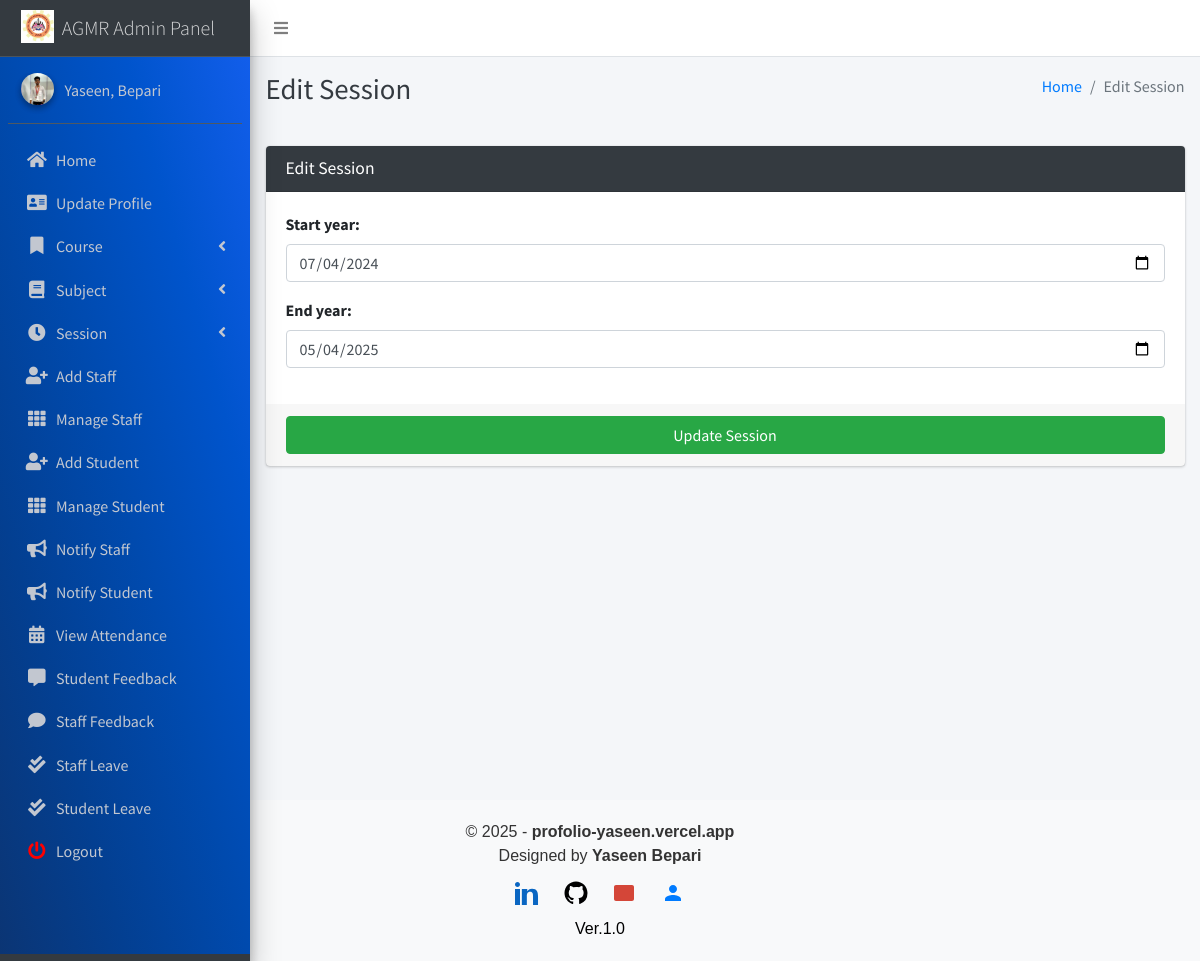
Screenshot of /session/edit/1 (signed in) with the database file from the repository.
### main_app/models.py (models this page shows, shortened)
class CustomUser(AbstractUser):
    USER_TYPE = ((1, "HOD"), (2, "Staff"), (3, "Student"))
    GENDER = [("M", "Male"), ("F", "Female")]
    username = None  # Removed username, using email instead
    email = models.EmailField(unique=True)
    user_type = models.CharField(default=1, choices=USER_TYPE, max_length=1)
    gender = models.CharField(max_length=1, choices=GENDER)
    profile_pic = models.ImageField()
    address = models.TextField()
    fcm_token = models.TextField(default="")  # For firebase notifications
    created_at = models.DateTimeField(auto_now_add=True)
    updated_at = models.DateTimeField(auto_now=True)
    USERNAME_FIELD = "email"
    REQUIRED_FIELDS = []
    objects = CustomUserManager()
    def __str__(self):
        return self.last_name + ", " + self.first_name

class Session(models.Model):
    start_year = models.DateField()
    end_year = models.DateField()

### main_app/hod_views.py (the view)
def edit_session(request, session_id):
    instance = get_object_or_404(Session, id=session_id)
    form = SessionForm(request.POST or None, instance=instance)
    context = {'form': form, 'session_id': session_id,
               'page_title': 'Edit Session'}
    if request.method == 'POST':
        if form.is_valid():
            try:
                form.save()
                messages.success(request, "Session Updated")
                return redirect(reverse('edit_session', args=[session_id]))
            except Exception as e:
                messages.error(
                    request, "Session Could Not Be Updated " + str(e))
                return render(request, "hod_template/edit_session_template.html", context)
        else:
            messages.error(request, "Invalid Form Submitted ")
            return render(request, "hod_template/edit_session_template.html", context)
    else:
        return render(request, "hod_template/edit_session_template.html", context)

### main_app/forms.py
class SessionForm(FormSettings):
    def __init__(self, *args, **kwargs):
        super(SessionForm, self).__init__(*args, **kwargs)
    class Meta:
        model = Session
        fields = '__all__'
        widgets = {
            'start_year': DateInput(attrs={'type': 'date'}),
            'end_year': DateInput(attrs={'type': 'date'}),
        }

### main_app/templates/hod_template/edit_session_template.html
{% extends 'main_app/base.html' %}
{% load static %}
{% block page_title %}{{page_title}}{% endblock page_title %}
{% block content %}
<section class="content">
    <div class="container-fluid">
        <div class="row">
            <div class="col-md-12">
                <div class="card card-dark">
                    <div class="card-header">
                        <h3 class="card-title">{{page_title}}</h3>
                    </div>
                    {% include "main_app/form_template.html" with messages=messages  form=form button_text="Update Session"%}
                </div>
            </div>
        </div>
    </div>
</section>
{% endblock content %}

### main_app/templates/main_app/sidebar_template.html (shortened to what this page needs)
{% load static %}
<aside class="main-sidebar sidebar-dark-info elevation-4">
    {% if request.user.user_type == '1' %}
    <a href="{% url 'admin_home' %}" class="brand-link">
        <img src="{% static 'dist/img/agm logo.jpg' %} " alt="AGMR LOGO"
            class="brand-image " >
        <span class="brand-text font-weight-light" >AGMR Admin Panel</span>
    </a>
    <div class="sidebar" style="background-image: linear-gradient(to right top, #0b3574, #033f91, #004aae, #0054cc, #125eeb);">
        <div class="user-panel mt-3 pb-3 mb-3 d-flex">
            <div class="image">
                <img src="{{ request.user.profile_pic}}" class="img-circle elevation-2" alt="User Image">
            </div>
            <div class="info">
                <a href="#" class="d-block">{{user}}</a>
            </div>
        </div>
        <nav class="mt-2">
            <ul class="nav nav-pills nav-sidebar flex-column" data-widget="treeview" role="menu" data-accordion="false">
                <li class="nav-item">
                    {% url 'admin_home' as admin_home %}
                    <a href="{{admin_home}}" class="nav-link {% if admin_home == request.path %} active {% endif %}">
                        <i class="nav-icon fas fa-home"></i>
                        <p>
                            Home
                        </p>
                    </a>
                </li>
                <li class="nav-item">
                    {% url 'admin_view_profile' as admin_view_profile %}
                    <a href="{{admin_view_profile}}"
                        class="nav-link {% if admin_view_profile == request.path %} active {% endif %}">
                        <i class="nav-icon fas fa-address-card"></i>
                        <p>
                            Update Profile
                        </p>
                    </a>
                </li>
                <li class="nav-item has-treeview">
                    <a href="#" class="nav-link" >
                        <i class="nav-icon fas fa-bookmark"></i>
                        <p>
                            Course
                            <i class="fas fa-angle-left right"></i>
                        </p>
                    </a>
                </li>
                <li class="nav-item has-treeview">
                    <a href="#" class="nav-link">
                        <i class="nav-icon fas fa-book"></i>
                        <p>
                            Subject
                            <i class="fas fa-angle-left right"></i>
                        </p>
                    </a>
                </li>
                <li class="nav-item has-treeview">
                    <a href="#" class="nav-link">
                        <i  class="nav-icon fas fa-clock"></i>
                        <p>
                            Session
                            <i class="fas fa-angle-left right"></i>
                        </p>
                    </a>
                </li>
                <li class="nav-item">
                    {% url 'add_staff' as add_staff %}
                    <a href="{{add_staff}}" class="nav-link {% if add_staff == request.path %} active {% endif %}">
                        <i class="nav-icon fas fa-user-plus"></i>
                        <p>
                            Add Staff
                        </p>
                    </a>
                </li>
                <li class="nav-item">
                    {% url 'manage_staff' as manage_staff %}
                    {% url 'edit_staff' staff_id as edit_staff %}
                    <a href="{{manage_staff}}"
                        class="nav-link {% if manage_staff == request.path or request.path == edit_staff %} active {% endif %}">
                        <i class="nav-icon fas fa-th"></i>
                        <p>
                            Manage Staff
                        </p>
                    </a>
                </li>
                <li class="nav-item">
                    {% url 'add_student' as add_student%}
                    <a href="{{add_student}}" class="nav-link  {% if add_student == request.path %} active {% endif %}">
                        <i class="nav-icon fas fa-user-plus"></i>
                        <p>
                            Add Student
                        </p>
                    </a>
                </li>
                <li class="nav-item">
                    {% url 'manage_student' as manage_student %}
                    {% url 'edit_student' student_id as edit_student %}
                    <a href="{{manage_student}}"
                        class="nav-link  {% if edit_student == request.path or manage_student == request.path %} active {% endif %}">
                        <i class="nav-icon fas fa-th"></i>
                        <p>
                            Manage Student
                        </p>
                    </a>
                </li>
                <li class="nav-item">
                    {% url 'admin_notify_staff' as admin_notify_staff %}
                    <a href="{{admin_notify_staff}}"
                        class="nav-link {% if admin_notify_staff == request.path %} active {% endif %}">
                        <i class="nav-icon fas fa-bullhorn"></i>
                        <p>
                            Notify Staff
                        </p>
                    </a>
                </li>
                <li class="nav-item">
                    {% url 'admin_notify_student' as admin_notify_student %}
                    <a href="{{admin_notify_student}}"
                        class="nav-link {% if admin_notify_student == request.path %} active {% endif %}">
                        <i class="nav-icon fas fa-bullhorn"></i>
                        <p>
                            Notify Student
                        </p>
                    </a>
                </li>
                <li class="nav-item">
                    {% url 'admin_view_attendance' as admin_view_attendance %}
                <li class="nav-item">
                    <a href="{{admin_view_attendance}}"
                        class="nav-link  {% if admin_view_attendance == request.path %} active {% endif %}">
                        <i class="nav-icon fas fa-calendar-alt"></i>
                        <p>
                            View Attendance
                        </p>
                    </a>
                </li>
                <li class="nav-item">
                    {% url 'student_feedback_message' as student_feedback_message %}
                    <a href="{{ student_feedback_message }}"
                        class="nav-link  {% if student_feedback_message == request.path %} active {% endif %}">
                        <i class="nav-icon fas fa-comment-alt"></i>
                        <p>
                            Student Feedback
                        </p>
                    </a>
                </li>
                <li class="nav-item">
                    {% url 'staff_feedback_message' as staff_feedback_message %}
                    <a href="{{staff_feedback_message}}"
                        class="nav-link   {% if staff_feedback_message == request.path %} active {% endif %}">
                        <i  class="nav-icon fas fa-comment"></i>
                        <p>
                            Staff Feedback
                        </p>
                    </a>
                </li>
                <li class="nav-item">
                    {% url 'view_staff_leave' as view_staff_leave %}
                    <a href="{{view_staff_leave}}"
                        class="nav-link  {% if view_staff_leave == request.path %} active {% endif %}">
                        <i  class="nav-icon fas fa-check-double"></i>
                        <p>
                            Staff Leave
                        </p>
                    </a>
                </li>
                <li class="nav-item">
                    {% url 'view_student_leave' as view_student_leave %}
                    <a href="{% url 'view_student_leave' %}"
                        class="nav-link  {% if view_student_leave == request.path %} active {% endif %}">
                        <i  class="nav-icon fas fa-check-double"></i>
                        <p>
                            Student Leave
                        </p>
                    </a>
                </li>
                                        {% endif %}
                                        <li class="nav-item">
                                            <a href="{% url 'user_logout' %}"
                                                onclick="return confirm('Your session would be terminated.\n\nProceed?')"
                                                class="nav-link">
                                                <i  style="color: #ff0000"  class="nav-icon fas fa-power-off"></i>
                                                <p>
                                                    Logout
                                                </p>
                                            </a>
                                        </li>
                                    </ul>
                                </nav>
                            </div>
</aside>

### main_app/templates/main_app/form_template.html (shortened to what this page needs)
<form role="form" method="POST" enctype="multipart/form-data">
    <div class="card-body">
        {% for field in form  %}
        <div class="form-group">
            {{field.label_tag}}
            {{field}}
        </div>
        {% endfor %}
    </div>
    <div class="card-footer">
        <button type="submit" class="btn btn-success btn-block">
            {% if button_text %}
            {{button_text}}
            {% else %}
            Submit
            {% endif %}
        </button>
    </div>
</form>

### rows the page displays
CustomUser: last_name+first_name "Yaseen, Bepari"
Session: form "07/04/2024" "05/04/2025"

### other values shown
{{ page_title }} "Edit Session"
{{ field.label_tag }} "Start year:" "End year:"
{{ button_text }} "Update Session"
